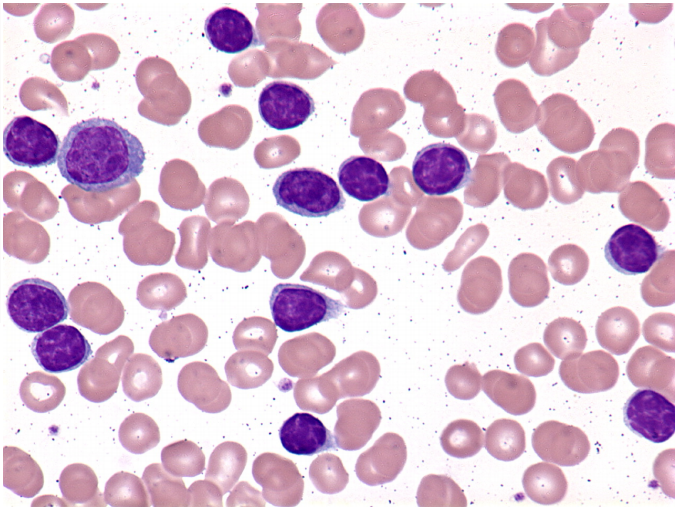
%> input picture blood cell count/Chronic Lymphocytic 1.jpg, 677 x 509 px
$ octave another_counter.m   (GNU Octave 9; MATLAB toolbox functions it lacks are replaced by stand-ins)
%> lines starting %> are read from the running program, lines starting %| are printed output that depends on the picture; in (x1, y1, x2, y2) boxes, pixels count from 0 and x2, y2 are one past the last pixel; in counts of white or black regions, pixels touching at a corner belong together; the program's own positions count from 1


%%Reading in the image
myImage = imread('Chronic Lymphocytic 1.jpg');
%> myImage is the input picture: size 509x677x3 uint8; mean R, G, B 219.4, 191.9, 210.7
figure
imshow(myImage)
title('Original Image', 'fontsize',14);
%%Extracting the blue plane
bPlane = myImage(:,:,3)  - 0.5*(myImage(:,:,1)) - 0.5*(myImage(:,:,2));
%figure
%imshow(bPlane)
%title('Extracted White Blood Cells','fontsize',14);
%%Extract out purple cells
%figure
BW = bPlane > 29;
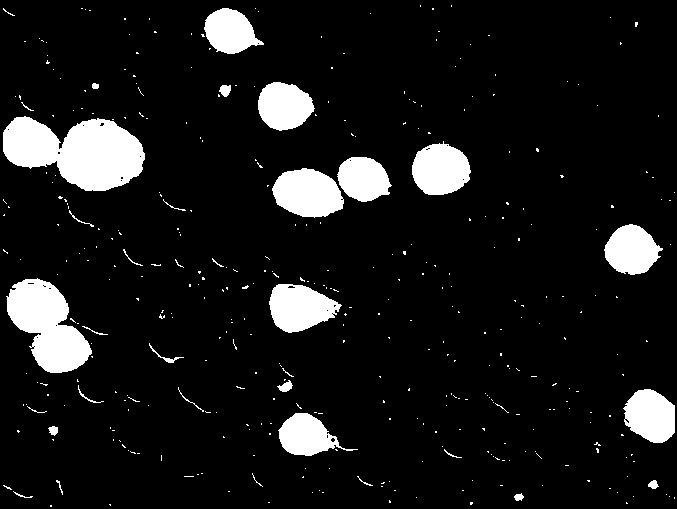
%> BW: size 509x677 logical; 9.6% white; 388 white regions (357 under 20 px), largest, box (x1, y1, x2, y2) and area: (3, 116, 145, 191) 7090, (6, 278, 92, 373) 4714, (272, 168, 344, 218) 2650
%imshow(BW)
%%Remove noise 100 pixels or less
BW2 = bwareaopen(BW, 100);
%> BW2: size 509x677 logical; 9% white; 13 white regions
%imshow(BW2)
%%Calculate area of regions
cellStats = regionprops(BW2, 'all');
%> cellStats = 13 regions; largest, box (x1, y1, x2, y2), Area, Centroid, MajorAxisLength, MinorAxisLength and Eccentricity: (3, 116, 145, 191) 7090 [78 152.5] 154.1 65.53 0.905, (6, 278, 92, 373) 4714 [48.1 326.4] 113 57.09 0.863, (272, 168, 344, 218) 2650 [308.4 193.9] 71.48 47.39 0.749
cellAreas = [cellStats(:).Area];
%> cellAreas = [7090 4714 1804 105 2061 2434 2650 105 1811 1813 2373 2055 2106]

%% create new figure to output superimposed images
% first display the original image
figure, imshow(myImage), hold on

%% Label connected components
[L Ne]=bwlabel(BW2);
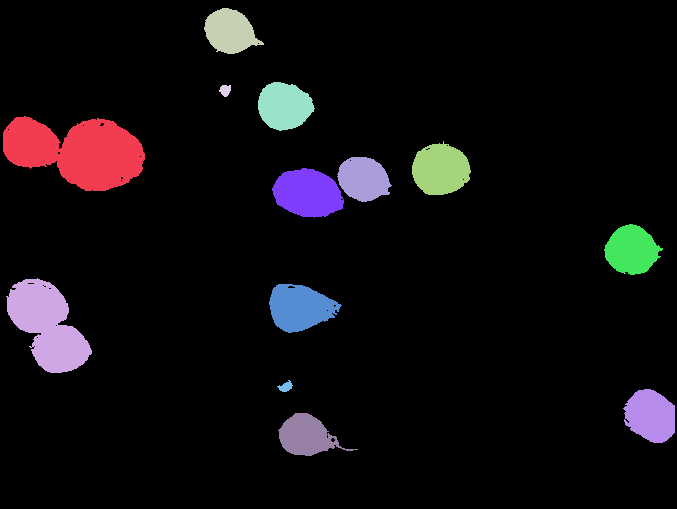
%> L: size 509x677 double; 14 distinct labels, from 0 to 13; one colour per label, 0 black
%> Ne = 13
propied=regionprops(L,'BoundingBox');
%> propied = 13 regions; largest, box (x1, y1, x2, y2): (3, 116, 145, 191), (6, 278, 92, 373), (272, 168, 344, 218), (269, 284, 342, 333), (278, 413, 358, 456)
himage = imshow(BW2);

%% Get the total number of cells that have been added with bounding box
whitecount = size(propied,1);
%> whitecount = 13

%% Added bounding box to the white blood cells
hold on
for n=1:whitecount
  rectangle('Position',propied(n).BoundingBox,'EdgeColor','g','LineWidth',2)
end
%> this loop made 13 passes
hold off

%% Superimpose the two image
set(himage, 'AlphaData', 0.5);

%% Output total white blood cells onto the figure
title(sprintf('%i White Blood Cells Detected',whitecount),'fontsize',14);
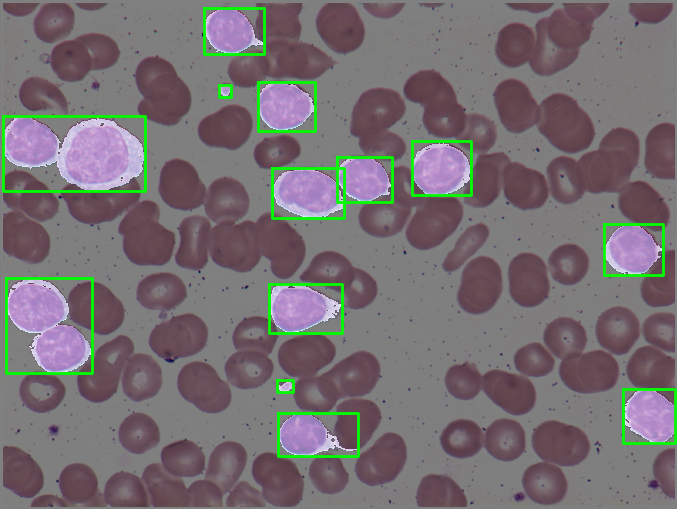
%> figure redrawn from the program's plot data; its title reads '13 White Blood Cells Detected'


%% RED BLOOD CELLS
%% Extracting the red plane
rPlane = myImage(:,:,1)- 0.4*(myImage(:,:,3)) - 0.6*(myImage(:,:,2));
%figure
%imshow(rPlane)
%title('Extracted Red Blood Cells','fontsize',14);
%% Extract out red cells
BWr = rPlane > 19;
%> BWr: size 509x677 logical; 46.2% white; 463 white regions (401 under 20 px), largest, box (x1, y1, x2, y2) and area: (404, 68, 675, 306) 16125, (58, 158, 306, 278) 14277, (445, 306, 675, 441) 13396
%figure
%imshow(BW)
%%Remove noise 100 pixels or less
BWr2 = bwareaopen(BWr, 100);
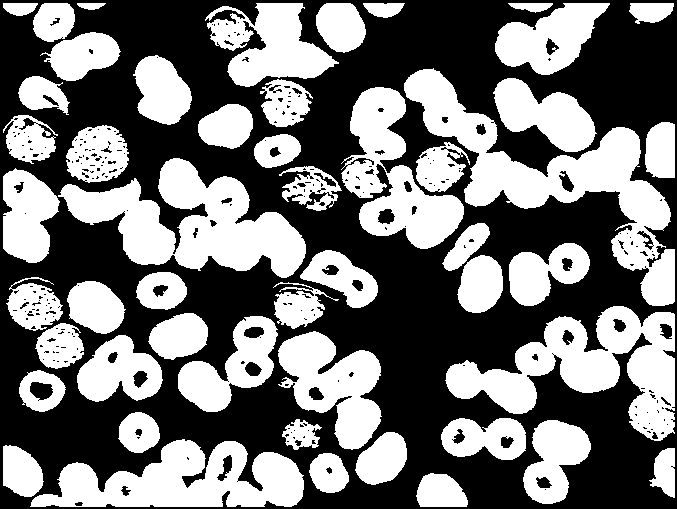
%> BWr2: size 509x677 logical; 45.8% white; 50 white regions
%imshow(BW2)
%%Calculate area of regions
cellStatsr = regionprops(BWr2, 'all');
%> cellStatsr = 50 regions; largest, box (x1, y1, x2, y2), Area, Centroid, MajorAxisLength, MinorAxisLength and Eccentricity: (404, 68, 675, 306) 16125 [558.3 179.8] 368 120.6 0.945, (58, 158, 306, 278) 14277 [193.2 223.7] 241.7 97.32 0.915, (445, 306, 675, 441) 13396 [587.7 368.6] 255.6 116.3 0.891
cellAreasr = [cellStatsr(:).Area];
%> cellAreasr = 50 values, max 16125 at index 36, min 147 at index 15, mean 3154.9

%% create new figure to output superimposed images
% first display the original image
figure, imshow(myImage), hold on

%% Label connected components
[Lr Ner]=bwlabel(BWr2);
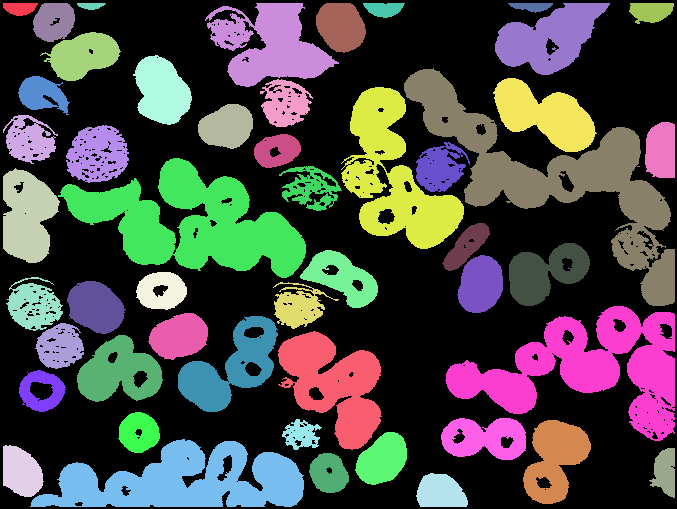
%> Lr: size 509x677 double; 51 distinct labels, from 0 to 50; one colour per label, 0 black
%> Ner = 50
propiedr=regionprops(Lr,'BoundingBox');
%> propiedr = 50 regions; largest, box (x1, y1, x2, y2): (404, 68, 675, 306), (445, 306, 675, 441), (58, 158, 306, 278), (341, 87, 464, 249), (30, 439, 304, 507)
himager = imshow(BWr2);

%% Get the total number of cells that have been added with bounding box
redcount = size(propiedr,1);
%> redcount = 50

%% Added bounding box to the red blood cells
hold on
for n=1:redcount
  rectangle('Position',propiedr(n).BoundingBox,'EdgeColor','r','LineWidth',2)
end
%> this loop made 50 passes
hold off

%% Superimpose the two image
set(himager, 'AlphaData', 0.5);

%% Output total red blood cells onto the figure
title(sprintf('%i Red Blood Cells Detected',redcount),'fontsize',14);
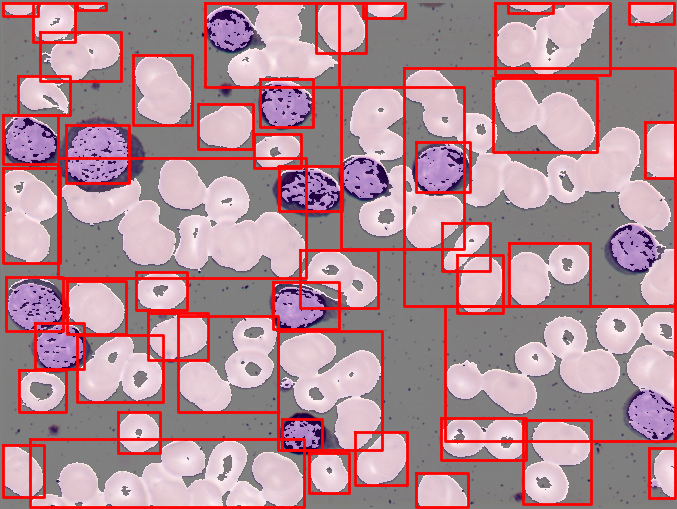
%> figure redrawn from the program's plot data; its title reads '50 Red Blood Cells Detected'

%% Calculate percentages
totalCells = whitecount + redcount;
%> totalCells = 63
wbcPercent = (whitecount ./ totalCells) .* 100;
%> wbcPercent = 20.63
rbcPercent = (redcount ./ totalCells) .* 100;
%> rbcPercent = 79.37

figure
title('Results','fontsize',14);
text(0,.7,sprintf('Total Blood Cells: %i',totalCells),'FontSize',14)
text(0,.5,sprintf('White Blood Cells: %i',vpa(wbcPercent)),'FontSize',14)
%> (this line was passed over: vpa is not available in this run)
text(0,.3,sprintf('Red Blood Cells: %i',vpa(rbcPercent)),'FontSize',14)
%> (this line was passed over: vpa is not available in this run)
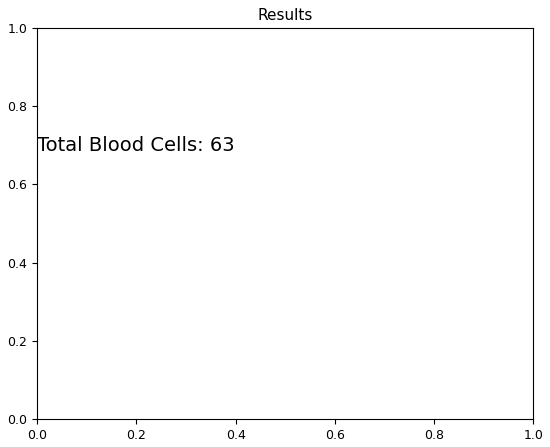
%> figure redrawn from the program's plot data
